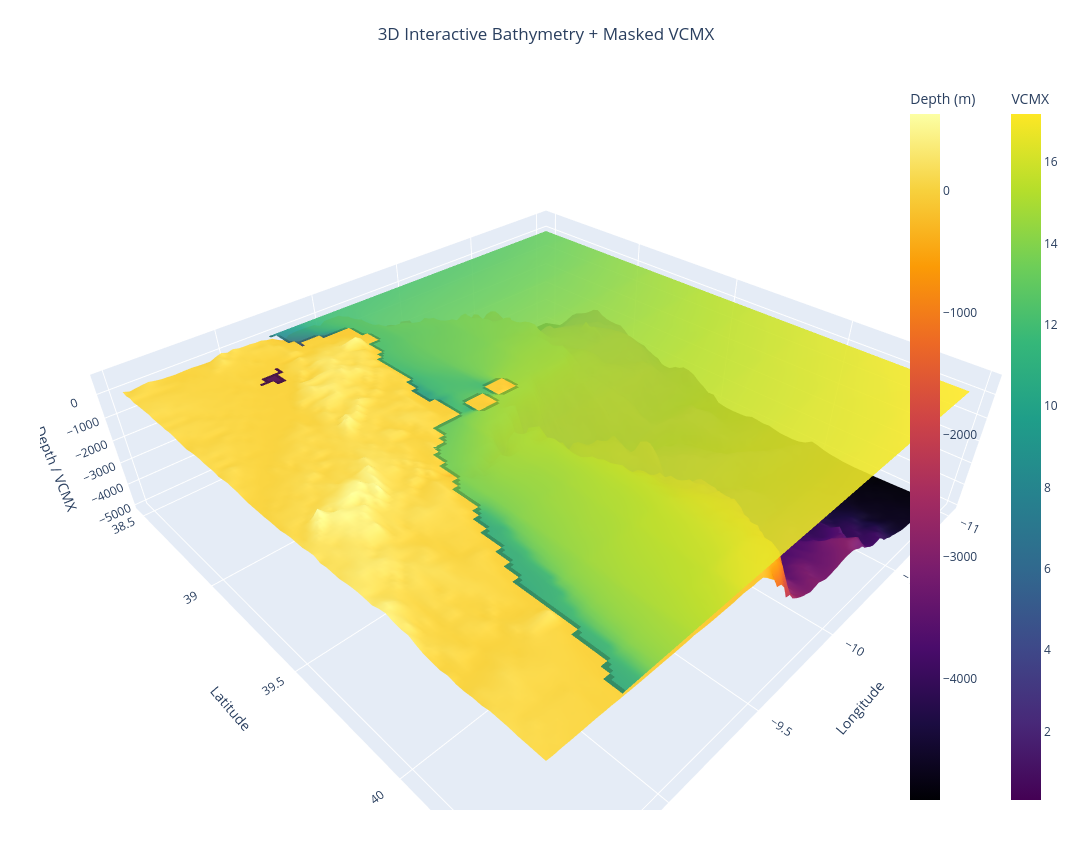

Notebook code cell kept with this figure:
### Code cell
import xarray as xr
import numpy as np
import plotly.graph_objects as go

# ---------------------------
# Load datasets
# ---------------------------
ds_bathy = xr.open_dataset("dAtA/cmems_GEBCO_resampled1.nc")
ds_model = all_ds  # already loaded wave/model dataset
ds_mask  = xr.open_dataset(
    "dAtA/cmems_mod_ibi_wav_my_0.027deg_static_1756186965833.nc"
)

# ---------------------------
# Bathymetry
# ---------------------------
lat_b = ds_bathy['latitude'].values
lon_b = ds_bathy['longitude'].values
depth = ds_bathy['deptho'].values

lon_b_grid, lat_b_grid = np.meshgrid(lon_b, lat_b)

# ---------------------------
# VCMX (single timestep)
# ---------------------------
t = 33694

lat_m = ds_model['latitude'][:]
lon_m = ds_model['longitude'][:]
vcmx = ds_model['VCMX'][t, :, :]

lon_m_grid, lat_m_grid = np.meshgrid(lon_m, lat_m)

# ---------------------------
# Load mask (CHANGE variable name here if needed)
# ---------------------------
mask = ds_mask['mask'].values   # <-- if error, print(ds_mask)

# ---------------------------
# Apply mask to VCMX
# ---------------------------
# Mask land points → NaN
vcmx_masked = np.where(mask == 1, vcmx, np.nan)

# ---------------------------
# Surface 1: Bathymetry
# ---------------------------
bathy_surface = go.Surface(
    x=lon_b_grid,
    y=lat_b_grid,
    z=-depth,
    colorscale='Inferno',
    showscale=True,
    colorbar=dict(
        title='Depth (m)',
        x=0.85
    ),
    name='Bathymetry'
)

# ---------------------------
# Surface 2: Masked VCMX
# ---------------------------
# Vertical offset so it sits above seabed
z_offset = np.nanmax(depth) * 0.02

vcmx_surface = go.Surface(
    x=lon_m_grid,
    y=lat_m_grid,
    z=vcmx_masked + z_offset,
    surfacecolor=vcmx_masked,
    colorscale='Viridis',
    opacity=0.9,
    showscale=True,
    colorbar=dict(
        title='VCMX',
        x=0.95
    ),
    connectgaps=False,  # IMPORTANT for masked NaNs
    name='VCMX (masked)'
)

# ---------------------------
# Create figure
# ---------------------------
fig = go.Figure(data=[bathy_surface, vcmx_surface])

fig.update_layout(
    title=dict(
        text='3D Interactive Bathymetry + Masked VCMX',
        x=0.5
    ),
    scene=dict(
        xaxis_title='Longitude',
        yaxis_title='Latitude',
        zaxis_title='Depth / VCMX',
        aspectratio=dict(x=1.5, y=1.5, z=0.4)
    ),
    height=850,
    width=1600,
    margin=dict(l=40, r=40, b=40, t=80)
)

fig.show()

### Figure 1 — Plotly figure (JSON) as saved in the notebook; plotly's stock layout.template omitted (floating-point values rounded to 4 significant figures; data arrays with more than 128 entries replaced by an {"elided": "..."} marker saying what was removed)
{"data": [{"colorbar": {"title": {"text": "Depth (m)"}, "x": 0.85}, "colorscale": [[0, "#000004"], [0.1111, "#1b0c41"], [0.2222, "#4a0c6b"], [0.3333, "#781c6d"], [0.4444, "#a52c60"], [0.5556, "#cf4446"], [0.6667, "#ed6925"], [0.7778, "#fb9b06"], [0.8889, "#f7d13d"], [1, "#fcffa4"]], "name": "Bathymetry", "showscale": true, "type": "surface", "x": {"elided": "72x90 float values"}, "y": {"elided": "72x90 float values"}, "z": {"elided": "72x90 float values"}}, {"colorbar": {"title": {"text": "VCMX"}, "x": 0.95}, "colorscale": [[0, "#440154"], [0.1111, "#482878"], [0.2222, "#3e4989"], [0.3333, "#31688e"], [0.4444, "#26828e"], [0.5556, "#1f9e89"], [0.6667, "#35b779"], [0.7778, "#6ece58"], [0.8889, "#b5de2b"], [1, "#fde725"]], "connectgaps": false, "name": "VCMX (masked)", "opacity": 0.9, "showscale": true, "surfacecolor": {"elided": "72x90 float values"}, "type": "surface", "x": {"elided": "72x90 float values"}, "y": {"elided": "72x90 float values"}, "z": {"elided": "72x90 float values"}}], "layout": {"height": 850, "margin": {"b": 40, "l": 40, "r": 40, "t": 80}, "scene": {"aspectratio": {"x": 1.5, "y": 1.5, "z": 0.4}, "xaxis": {"title": {"text": "Longitude"}}, "yaxis": {"title": {"text": "Latitude"}}, "zaxis": {"title": {"text": "Depth / VCMX"}}}, "title": {"text": "3D Interactive Bathymetry + Masked VCMX", "x": 0.5}, "width": 1600}}
